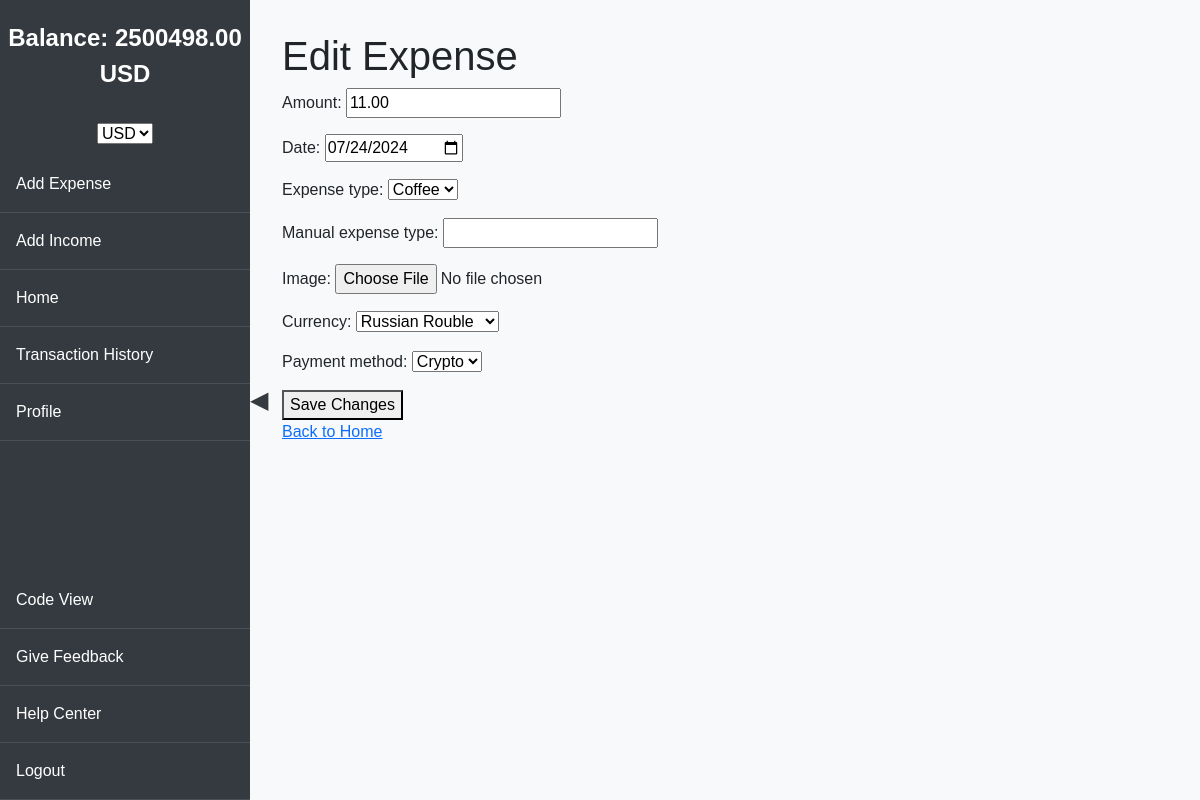
Screenshot of /edit_expense/11/ (signed in) with the database file from the repository.
### history/models.py (models this page shows, shortened)
class AccountBalance(models.Model):
    user = models.OneToOneField(User, on_delete=models.CASCADE)
    balance = models.DecimalField(max_digits=10, decimal_places=2, default=0.00)
    wallet_type = models.CharField(max_length=50, default='default')

class Expense(models.Model):
    CURRENCY_CHOICES = [
        ('UZS', 'Uzbekistani Som'),
        ('USD', 'US Dollar'),
        ('RUB', 'Russian Rouble'),
    ]
    PAYMENT_METHOD_CHOICES = [
        ('cash', 'Cash'),
        ('card', 'Card'),
        ('crypto', 'Crypto'),
    ]
    amount = models.DecimalField(max_digits=10, decimal_places=2)
    date = models.DateField()
    account_balance = models.ForeignKey(AccountBalance, on_delete=models.CASCADE)
    expense_type = models.ForeignKey(ExpenseType, on_delete=models.SET_NULL, null=True, blank=True)
    manual_expense_type = models.CharField(max_length=50, blank=True, null=True)
    image = models.ImageField(upload_to='expense_images/', blank=True, null=True)
    currency = models.CharField(max_length=3, choices=CURRENCY_CHOICES, default='UZS')
    payment_method = models.CharField(max_length=6, choices=PAYMENT_METHOD_CHOICES, default='cash')

### history/views.py (the view)
# urls.py: path('edit_expense/<int:pk>/', views.edit_expense, name='edit_expense'),
@login_required
def edit_expense(request, pk):
    selected_currency = get_selected_currency(request)
    expense = get_object_or_404(Expense, pk=pk)
    old_amount_in_uzs = convert_to_uzs(expense.amount, expense.currency)
    if request.method == 'POST':
        form = ExpenseForm(request.POST, instance=expense)
        if form.is_valid():
            new_expense = form.save(commit=False)
            new_amount_in_uzs = convert_to_uzs(new_expense.amount, new_expense.currency)
            account_balance = expense.account_balance
            new_balance = account_balance.balance + old_amount_in_uzs - new_amount_in_uzs
            if new_balance >= 0:
                account_balance.balance = new_balance
                account_balance.save()
                new_expense.save()
                messages.success(request, 'Expense updated successfully.')
                return redirect(f'{reverse("index")}?currency={selected_currency}')
            else:
                messages.error(request, 'You do not have enough funds in your account.')
    else:
        form = ExpenseForm(instance=expense)
    return render(request, 'history/edit_expense.html', {'form': form, 'currency': selected_currency})

### history/forms.py
class ExpenseForm(forms.ModelForm):
    manual_expense_type = forms.CharField(max_length=50, required=False)
    currency = forms.ChoiceField(choices=[
        ('UZS', 'Uzbekistani Som'),
        ('USD', 'US Dollar'),
        ('RUB', 'Russian Rouble')
    ])
    payment_method = forms.ChoiceField(choices=[
        ('cash', 'Cash'),
        ('card', 'Card'),
        ('crypto', 'Crypto')
    ])
    class Meta:
        model = Expense
        fields = ['amount', 'date', 'expense_type', 'manual_expense_type', 'image', 'currency', 'payment_method']
        widgets = {
            'date': forms.DateInput(attrs={'type': 'date'}),
        }

### history/context_processors.py (called while the page is built)
def account_balance(request):
    if request.user.is_authenticated:
        account_balance, created = AccountBalance.objects.get_or_create(user=request.user)
        return {'balance': account_balance.balance}
    return {}

### history/models.py (called while the page is built)
    def __str__(self):
        return self.name

### history/views.py (called while the page is built)
def convert_to_uzs(amount, currency):
    if currency not in CURRENCY_RATES:
        raise ValueError("Unsupported currency type")
    return amount * Decimal(CURRENCY_RATES[currency])

def get_selected_currency(request):
    return request.GET.get('currency', 'USD')

### templates/history/edit_expense.html (shortened to what this page needs)
{% extends 'base.html' %}
{% block content %}
<h1>Edit Expense</h1>
<form method="post">
    {{ form.as_p }}
    <button type="submit">Save Changes</button>
</form>
<a href="{% url 'index' %}">Back to Home</a>
{% endblock %}

### templates/base.html (shortened to what this page needs)
<!DOCTYPE html>
<html lang="en">
<head>
    <link href="https://cdn.jsdelivr.net/npm/bootstrap@5.3.0/dist/css/bootstrap.min.css" rel="stylesheet">
    <link href="https://cdnjs.cloudflare.com/ajax/libs/animate.css/4.1.1/animate.min.css" rel="stylesheet">
</head>
<body>
    <div class="sidebar">
        <div class="balance">
            Balance: <span id="balance">{{ balance|floatformat:2 }} {{ currency }}</span>
        </div>
        <form method="get" action="{% url 'index' %}" class="currency-selector">
            <select name="currency" onchange="this.form.submit()">
                <option value="USD" {% if currency == 'USD' %}selected{% endif %}>USD</option>
            </select>
        </form>
        <a href="{% url 'add_expense' %}">Add Expense</a>
        <a href="{% url 'add_income' %}">Add Income</a>
        <a href="{% url 'index' %}">Home</a>
        <a href="{% url 'history' %}">Transaction History</a>
        <a href="{% url 'users:profile' %}">Profile</a>
        <div class="mt-auto w-100">
            <a href="https://github.com/AzizDev00/transactions_history" target="_blank">Code View</a>
            <a href="https://github.com/AzizDev00/transactions_history" target="_blank">Give Feedback</a>
            <a href="https://t.me/azizbek2308" target="_blank">Help Center</a>
            <a href="{% url 'users:logout' %}">Logout</a>
        </div>
    </div>
    <div class="sidebar-toggle" onclick="toggleSidebar()">&#9664;</div>
    <div class="content">
        <div class="transaction-history">
            {% block content %}{% endblock %}
        </div>
    </div>
</body>
</html>

### templates/base.html (style rules this page uses)
body { font-family: 'Arial', sans-serif; background-color: #f8f9fa; margin: 0; padding: 0; display: flex; flex-direction: column; }
.sidebar { width: 250px; background-color: #343a40; color: white; position: fixed; top: 0; bottom: 0; left: 0; z-index: 1000; display: flex; flex-direction: column; align-items: center; transition: transform 0.3s ease; }
.sidebar a { display: block; color: white; text-decoration: none; padding: 1em; width: 100%; text-align: left; border-bottom: 1px solid #495057; transition: background-color 0.3s; }
.content { margin-left: 250px; padding: 2em; flex-grow: 1; transition: margin-left 0.3s ease; }
.sidebar-toggle { position: absolute; top: 50%; left: 250px; transform: translateY(-50%); font-size: 24px; cursor: pointer; color: #343a40; z-index: 1001; }
.balance { font-size: 1.5em; font-weight: bold; margin: 20px 0; text-align: center; }
.currency-selector { margin: 10px 0; }

### rows the page displays
AccountBalance: balance "2500498.00"
Expense: amount "11.00", date "07/24/2024", expense_type "Coffee", currency "Russian Rouble", payment_method "Crypto"

### other values shown
{{ currency }} "USD"
